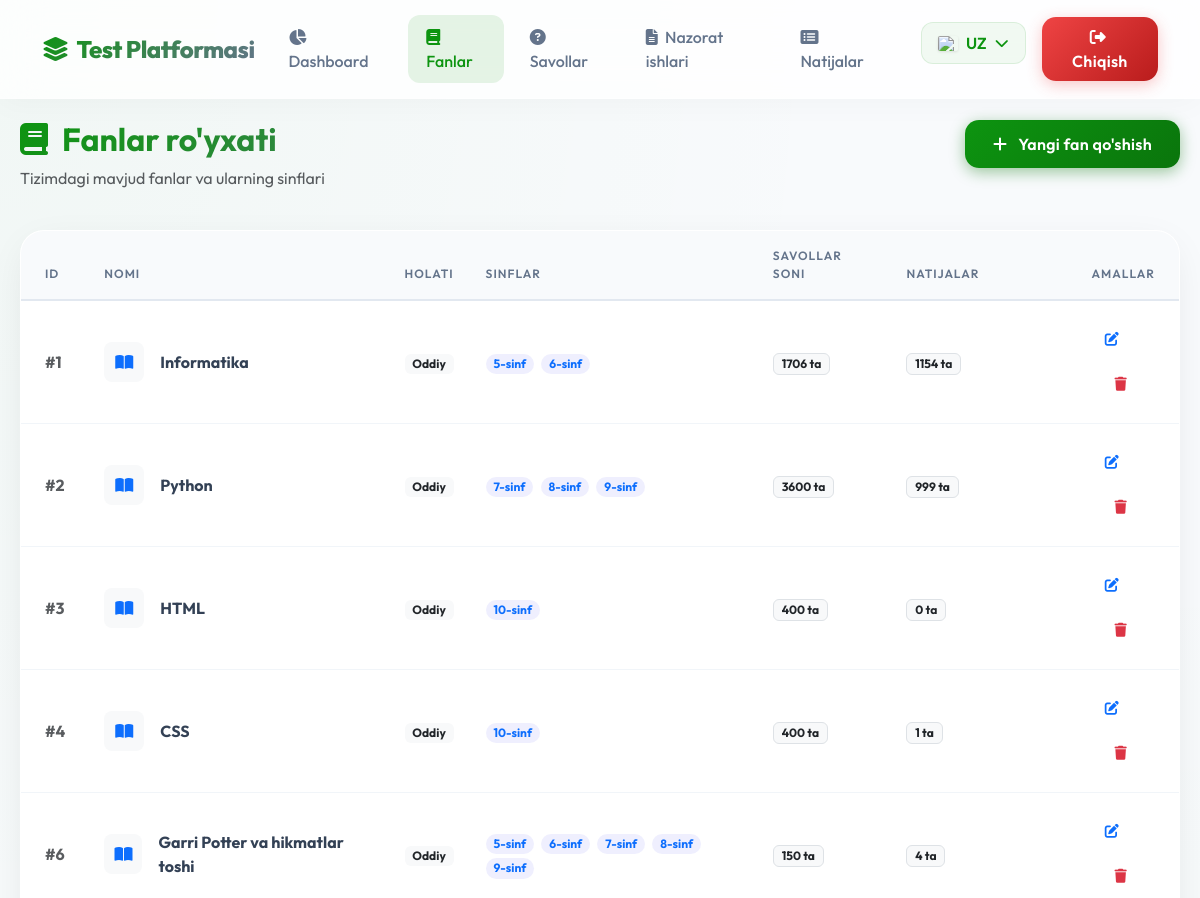
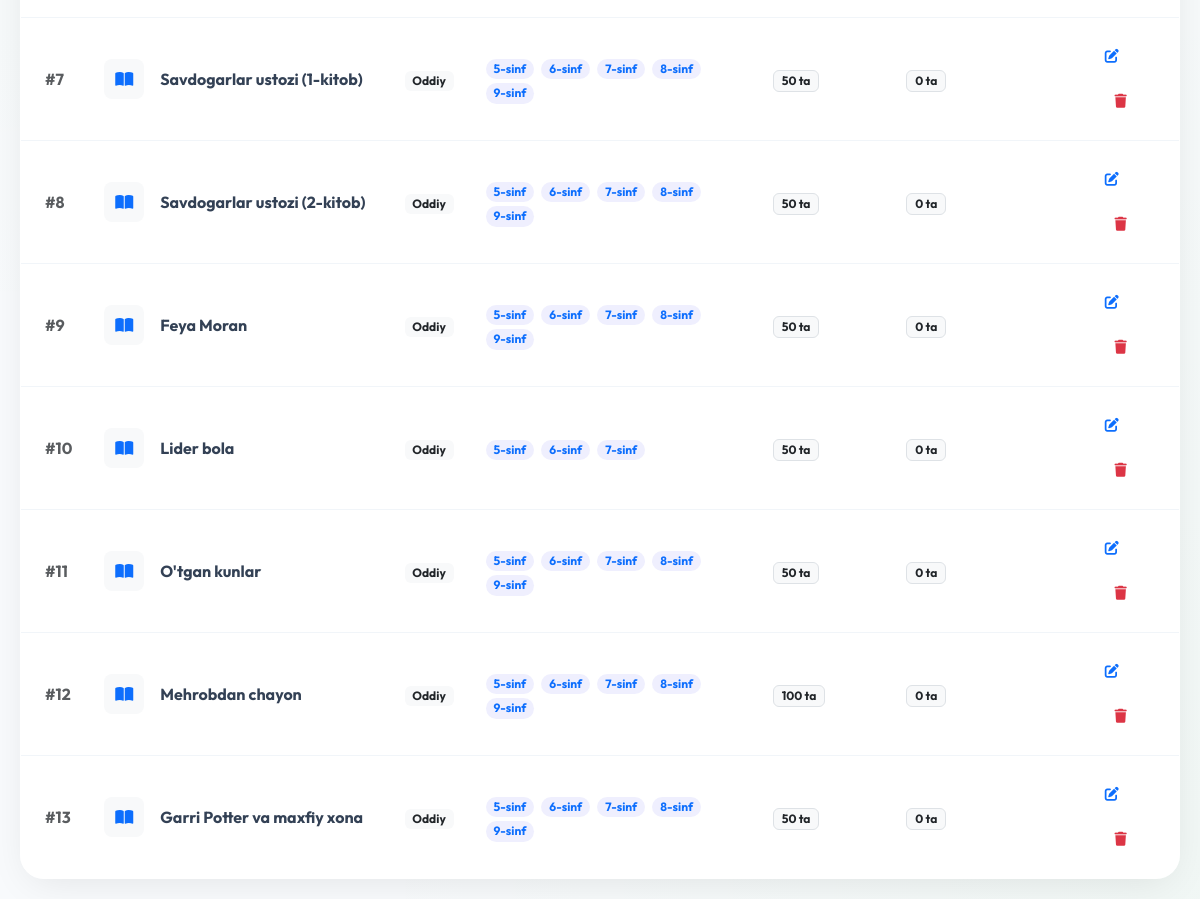
The app's page /admin/subjects (signed in) with its own data (2 pictures, top to bottom).
### models.py (models this page shows)
class Subject(db.Model):
    id = db.Column(db.Integer, primary_key=True)
    name = db.Column(db.String(50), nullable=False)
    name_ru = db.Column(db.String(50))
    name_en = db.Column(db.String(50))
    grades = db.Column(db.String(20), nullable=False)  # "5,6" yoki "7,8,9"
    is_protected = db.Column(db.Boolean, default=False) # Anti-cheat protection
    question_count = db.Column(db.Integer, default=20)
    time_limit = db.Column(db.Integer, default=30)
    show_results = db.Column(db.Boolean, default=True)

### routes/admin.py (the view)
@admin_bp.route('/subjects')
def subjects():
    subjects = Subject.query.all()
    return render_template('admin_subjects.html', subjects=subjects)

### routes/admin.py (called while the page is built)
@admin_bp.before_request
def require_login():
    allowed_routes = ['admin.login', 'admin.result_delete']
    if request.endpoint != 'admin.login' and 'admin_id' not in session:
        return redirect(url_for('admin.login'))

### templates/admin_subjects.html (shortened to what this page needs)
{% extends "base.html" %}
{% block content %}
<div class="row mb-4 animate-fade-in-up">
    <div class="col-md-8">
        <h2 class="fw-bold text-gradient"><i class="fas fa-book me-2"></i> {{ _('Fanlar ro\'yxati') }}</h2>
        <p class="text-muted">{{ _('Tizimdagi mavjud fanlar va ularning sinflari') }}</p>
    </div>
    <div class="col-md-4 text-md-end">
        <a href="{{ url_for('admin.subject_add') }}" class="btn btn-primary">
            <i class="fas fa-plus me-2"></i> {{ _('Yangi fan qo\'shish') }}
        </a>
    </div>
</div>
<div class="card animate-fade-in-up" style="animation-delay: 0.1s;">
    <div class="card-body p-0">
        <div class="table-responsive">
            <table class="table table-hover align-middle mb-0">
                <thead>
                    <tr>
                        <th class="ps-4">ID</th>
                        <th>{{ _('Nomi') }}</th>
                        <th>{{ _('Holati') }}</th>
                        <th>{{ _('Sinflar') }}</th>
                        <th>{{ _('Savollar soni') }}</th>
                        <th>{{ _('Natijalar') }}</th>
                        <th class="text-end pe-4">{{ _('Amallar') }}</th>
                    </tr>
                </thead>
                <tbody>
                    {% for subject in subjects %}
                    <tr>
                        <td class="ps-4 fw-bold text-muted">#{{ subject.id }}</td>
                        <td>
                            <div class="d-flex align-items-center">
                                <div class="icon-square bg-light text-primary rounded-3 me-3 d-flex align-items-center justify-content-center"
                                    style="width: 40px; height: 40px;">
                                    <i class="fas fa-book-open"></i>
                                </div>
                                <span class="fw-bold">{{ subject.name }}</span>
                            </div>
                        </td>
                        <td>
                            {% if subject.is_protected %}
                            <span class="badge bg-success"><i class="fas fa-shield-alt"></i> {{ _('Himoyalangan')
                                }}</span>
                            {% else %}
                            <span class="badge bg-light text-dark">{{ _('Oddiy') }}</span>
                            {% endif %}
                        </td>
                        <td>
                            {% for grade in subject.grades.split(',') %}
                            <span class="badge bg-soft-primary text-primary rounded-pill me-1">{{ grade }}-{{ _('sinf')
                                }}</span>
                            {% endfor %}
                        </td>
                        <td>
                            <span class="badge bg-light text-dark border">{{ subject.questions|length }} {{ _('ta')
                                }}</span>
                        </td>
                        <td>
                            <span class="badge bg-light text-dark border">{{ subject.results|length }} {{ _('ta')
                                }}</span>
                        </td>
                        <td class="text-end pe-4">
                            <a href="{{ url_for('admin.subject_edit', id=subject.id) }}"
                                class="btn btn-sm btn-outline-primary me-2">
                                <i class="fas fa-edit"></i>
                            </a>
                            <a href="{{ url_for('admin.subject_delete', id=subject.id) }}"
                                class="btn btn-sm btn-outline-danger"
                                onclick="return confirm('{{ _('Haqiqatan ham bu fanni o\'chirmoqchimisiz? Unga bog\'liq barcha ma\'lumotlar tekshiriladi.') }}')">
                                <i class="fas fa-trash"></i>
                            </a>
                        </td>
                    </tr>
                    {% endfor %}
                </tbody>
            </table>
        </div>
    </div>
</div>
{% endblock %}

### templates/base.html (style rules this page uses)
:root { --primary: #0d9410; --primary-dark: #0a750c; --secondary: #64748b; --success: #10b981; --danger: #ef4444; --warning: #f59e0b; --dark: #0f172a; --light: #f8fafc; --glass: rgba(255, 255, 255, 0.9); --glass-border: rgba(255, 255, 255, 0.2); --shadow: 0 10px 40px -10px rgba(0, 0, 0, 0.1); }
body { font-family: 'Outfit', sans-serif; background: #f8fafc; background-image: radial-gradient(at 0% 0%, rgba(13, 148, 16, 0.03) 0px, transparent 50%), radial-gradient(at 100% 100%, rgba(13, 148, 16, 0.03) 0px, transparent 50%); background-attachment: fixed; min-height: 100vh; color: var(--dark); }
.card { background: var(--glass); backdrop-filter: blur(12px); -webkit-backdrop-filter: blur(12px); border: 1px solid rgba(255, 255, 255, 0.5); border-radius: 24px; box-shadow: var(--shadow); transition: transform 0.3s cubic-bezier(0.4, 0, 0.2, 1), box-shadow 0.3s ease; overflow: hidden; }
.btn { border-radius: 14px; padding: 12px 28px; font-weight: 600; letter-spacing: 0.3px; transition: all 0.3s cubic-bezier(0.4, 0, 0.2, 1); border: none; position: relative; overflow: hidden; }
.btn-primary { background: linear-gradient(135deg, var(--primary), var(--primary-dark)); box-shadow: 0 4px 15px rgba(10, 117, 12, 0.4); }
.table-responsive { border-radius: 20px; box-shadow: 0 4px 6px -1px rgba(0, 0, 0, 0.05); }
.table { background: white; margin-bottom: 0; }
.table thead th { background: #f8fafc; color: #64748b; font-weight: 600; text-transform: uppercase; font-size: 0.75rem; letter-spacing: 1px; padding: 16px; border-bottom: 2px solid #e2e8f0; }
.table tbody td { padding: 16px; vertical-align: middle; border-bottom: 1px solid #f1f5f9; color: #334155; }
.table tbody tr:last-child td { border-bottom: none; }

### templates/admin_subjects.html (style rules this page uses)
.bg-soft-primary { background-color: rgba(99, 102, 241, 0.1); }
.text-gradient { background: linear-gradient(135deg, var(--primary), var(--secondary)); -webkit-background-clip: text; -webkit-text-fill-color: transparent; }
.animate-fade-in-up { animation: fadeInUp 0.5s ease forwards; opacity: 0; transform: translateY(20px); }

### records on screen
Subject: id "1", name "Informatika", grade "5" "6", questions|length "1706", results|length "1154"
Subject: id "2", name "Python", grade "7" "8" "9", questions|length "3600", results|length "999"
Subject: id "3", name "HTML", grades "10", questions|length "400", results|length "0"
Subject: id "4", name "CSS", grades "10", questions|length "400", results|length "1"
Subject: id "6", name "Garri Potter va hikmatlar toshi", grade "5" "6" "7" "8" "9", questions|length "150", results|length "4"
Subject: id "7", name "Savdogarlar ustozi (1-kitob)", grade "5" "6" "7" "8" "9", questions|length "50", results|length "0"
Subject: id "8", name "Savdogarlar ustozi (2-kitob)", grade "5" "6" "7" "8" "9", questions|length "50", results|length "0"
Subject: id "9", name "Feya Moran", grade "5" "6" "7" "8" "9", questions|length "50", results|length "0"
Subject: id "10", name "Lider bola", grade "5" "6" "7", questions|length "50", results|length "0"
Subject: id "11", name "O'tgan kunlar", grade "5" "6" "7" "8" "9", questions|length "50", results|length "0"
Subject: id "12", name "Mehrobdan chayon", grade "5" "6" "7" "8" "9", questions|length "100", results|length "0"
Subject: id "13", name "Garri Potter va maxfiy xona", grade "5" "6" "7" "8" "9", questions|length "50", results|length "0"
